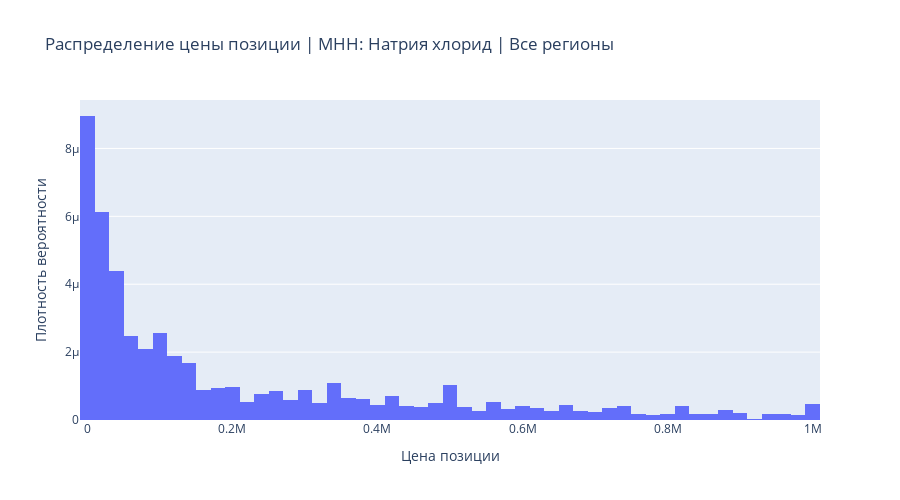

The notebook cell this image was saved under:
### Code cell
plot_price_position_hist(data_plot, mnn="Натрия хлорид", mnn_col="mnn", region_col="ntfReg", price_pos_col="drSm")

### Figure 1 — Plotly figure (JSON) as saved in the notebook; plotly's stock layout.template omitted (floating-point values rounded to 4 significant figures; data arrays with more than 128 entries replaced by an {"elided": "..."} marker saying what was removed)
{"data": [{"histnorm": "probability density", "name": "Цена позиции", "nbinsx": 50, "type": "histogram", "x": {"elided": "3763 float values"}}], "layout": {"height": 500, "hovermode": "closest", "title": {"text": "Распределение цены позиции | МНН: Натрия хлорид | Все регионы"}, "xaxis": {"title": {"text": "Цена позиции"}}, "yaxis": {"title": {"text": "Плотность вероятности"}}}}
